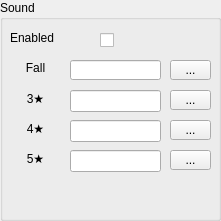
    <widget class="QGroupBox" name="group_sound">
     <property name="geometry">
      <rect>
       <x>1020</x>
       <y>10</y>
       <width>221</width>
       <height>221</height>
      </rect>
     </property>
     <property name="title">
      <string>Sound</string>
     </property>
     <widget class="QLabel" name="text_sound_enabled">
      <property name="geometry">
       <rect>
        <x>10</x>
        <y>30</y>
        <width>81</width>
        <height>16</height>
       </rect>
      </property>
      <property name="text">
       <string>Enabled</string>
      </property>
     </widget>
     <widget class="QCheckBox" name="check_sound_enabled">
      <property name="geometry">
       <rect>
        <x>100</x>
        <y>30</y>
        <width>111</width>
        <height>20</height>
       </rect>
      </property>
      <property name="text">
       <string/>
      </property>
      <property name="checked">
       <bool>false</bool>
      </property>
     </widget>
     <widget class="QLabel" name="text_sound_fall">
      <property name="geometry">
       <rect>
        <x>10</x>
        <y>60</y>
        <width>51</width>
        <height>16</height>
       </rect>
      </property>
      <property name="text">
       <string>Fall</string>
      </property>
      <property name="alignment">
       <set>Qt::AlignCenter</set>
      </property>
     </widget>
     <widget class="QLabel" name="text_sound_3star">
      <property name="geometry">
       <rect>
        <x>10</x>
        <y>90</y>
        <width>51</width>
        <height>16</height>
       </rect>
      </property>
      <property name="text">
       <string>3★</string>
      </property>
      <property name="alignment">
       <set>Qt::AlignCenter</set>
      </property>
     </widget>
     <widget class="QLabel" name="text_sound_4star">
      <property name="geometry">
       <rect>
        <x>10</x>
        <y>120</y>
        <width>51</width>
        <height>16</height>
       </rect>
      </property>
      <property name="text">
       <string>4★</string>
      </property>
      <property name="alignment">
       <set>Qt::AlignCenter</set>
      </property>
     </widget>
     <widget class="QLabel" name="text_sound_5star">
      <property name="geometry">
       <rect>
        <x>10</x>
        <y>150</y>
        <width>51</width>
        <height>16</height>
       </rect>
      </property>
      <property name="text">
       <string>5★</string>
      </property>
      <property name="alignment">
       <set>Qt::AlignCenter</set>
      </property>
     </widget>
     <widget class="QLineEdit" name="edit_sound_3star">
      <property name="geometry">
       <rect>
        <x>70</x>
        <y>90</y>
        <width>91</width>
        <height>22</height>
       </rect>
      </property>
     </widget>
     <widget class="QLineEdit" name="edit_sound_4star">
      <property name="geometry">
       <rect>
        <x>70</x>
        <y>120</y>
        <width>91</width>
        <height>22</height>
       </rect>
      </property>
     </widget>
     <widget class="QLineEdit" name="edit_sound_5star">
      <property name="geometry">
       <rect>
        <x>70</x>
        <y>150</y>
        <width>91</width>
        <height>22</height>
       </rect>
      </property>
     </widget>
     <widget class="QLineEdit" name="edit_sound_fall">
      <property name="geometry">
       <rect>
        <x>70</x>
        <y>60</y>
        <width>91</width>
        <height>20</height>
       </rect>
      </property>
     </widget>
     <widget class="QToolButton" name="tool_sound_fall">
      <property name="geometry">
       <rect>
        <x>170</x>
        <y>60</y>
        <width>41</width>
        <height>20</height>
       </rect>
      </property>
      <property name="text">
       <string>...</string>
      </property>
     </widget>
     <widget class="QToolButton" name="tool_sound_3star">
      <property name="geometry">
       <rect>
        <x>170</x>
        <y>90</y>
        <width>41</width>
        <height>20</height>
       </rect>
      </property>
      <property name="text">
       <string>...</string>
      </property>
     </widget>
     <widget class="QToolButton" name="tool_sound_4star">
      <property name="geometry">
       <rect>
        <x>170</x>
        <y>120</y>
        <width>41</width>
        <height>20</height>
       </rect>
      </property>
      <property name="text">
       <string>...</string>
      </property>
     </widget>
     <widget class="QToolButton" name="tool_sound_5star">
      <property name="geometry">
       <rect>
        <x>170</x>
        <y>150</y>
        <width>41</width>
        <height>20</height>
       </rect>
      </property>
      <property name="text">
       <string>...</string>
      </property>
     </widget>
    </widget>
